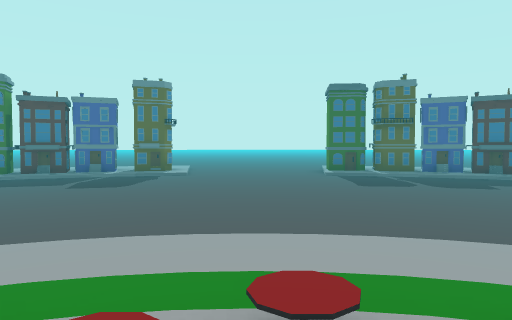
[1] (above)

24 first-person views from a walk through a Unity game level. The camera is 1.3 m above the floor, tilts 2° down and sees 70° across. The floor is counted in squares, 2 m on a side. Each view is taken from the middle of a square. On the plan, view 1 faces up. The plan holds only what a view shows up to about 11 squares ahead; the rest is blank. The place goes on beyond the plan.

[2]
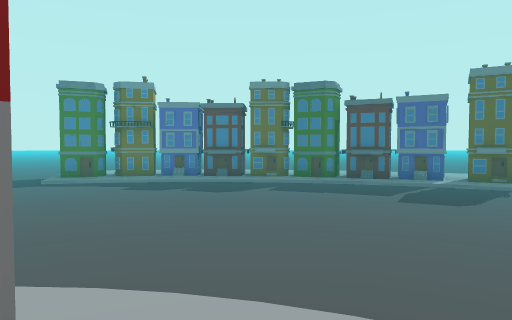

[3]
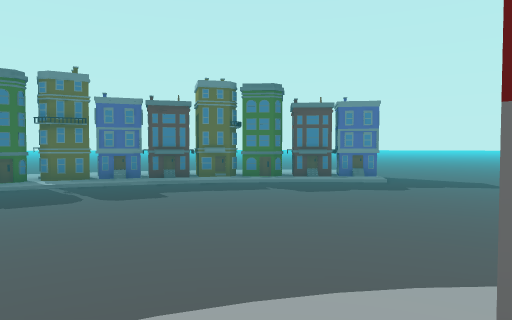

[4]
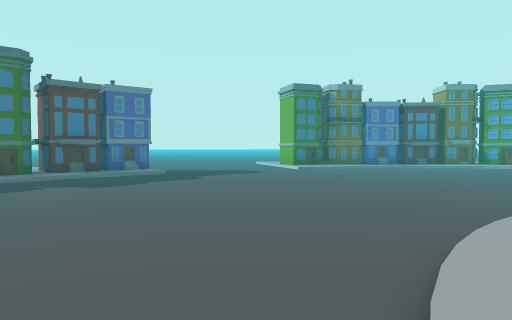

[5]
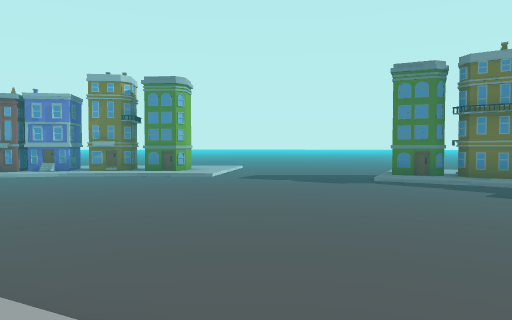

[6]
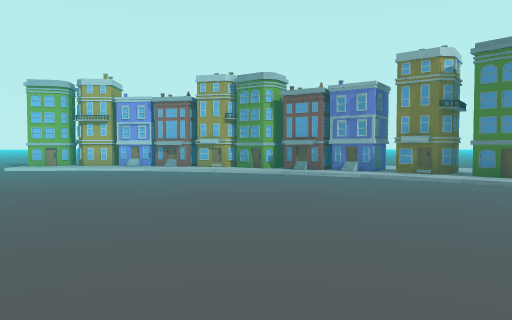

[7]
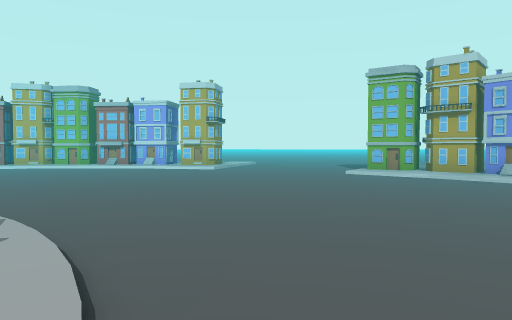

[8]
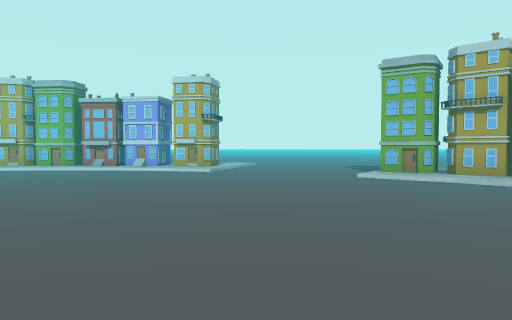

[9]
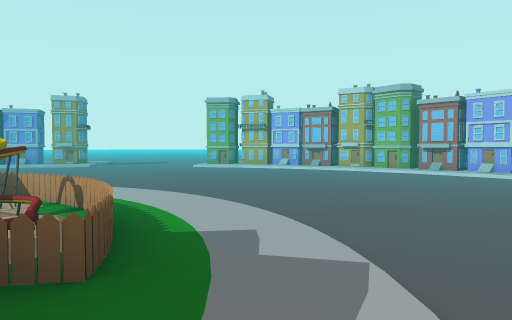

[10]
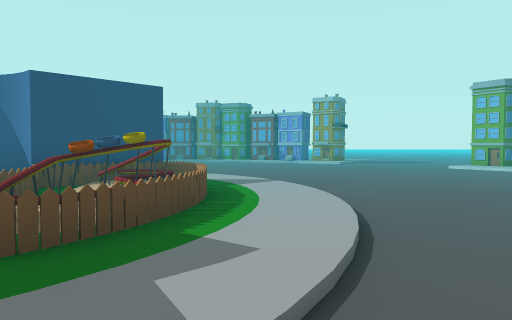

[11]
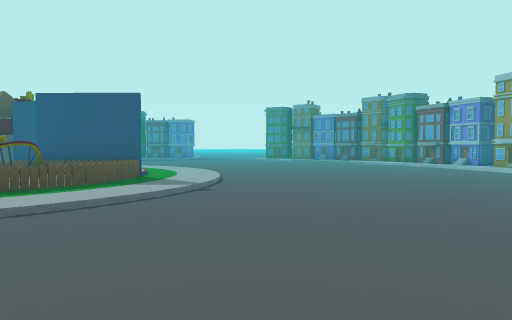

[12]
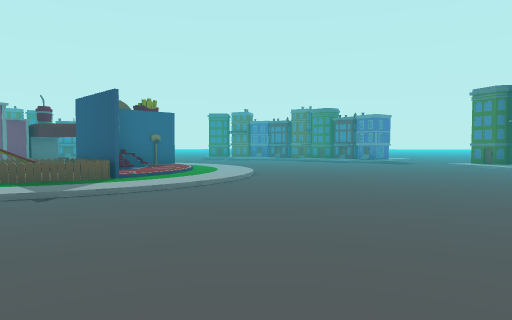

[13]
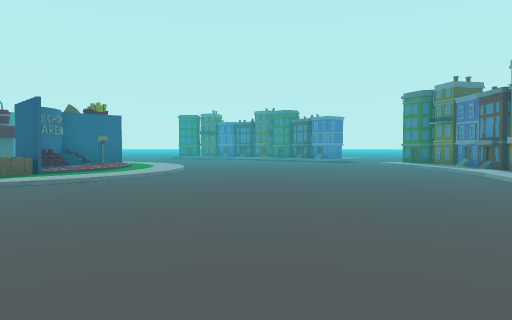

[14]
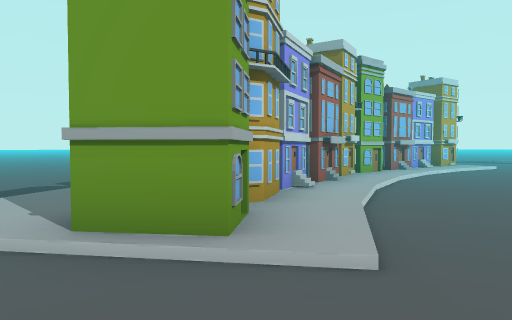

[15]
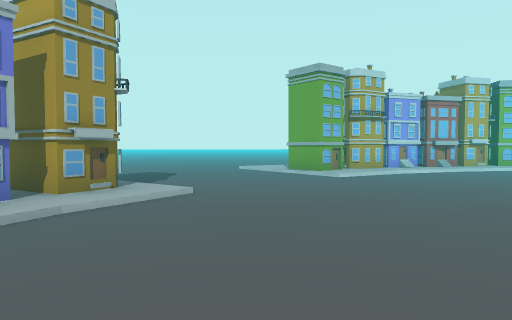

[16]
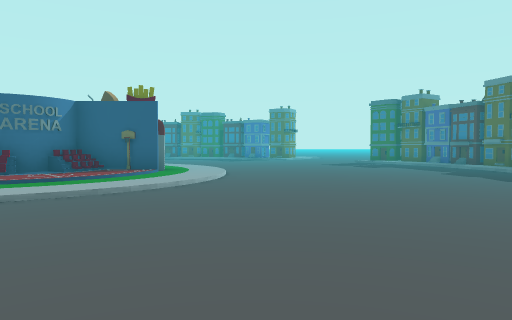

[17]
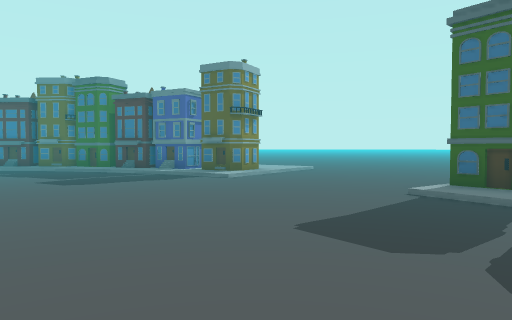

[18]
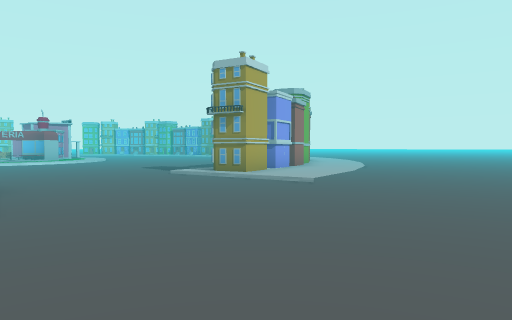

[19]
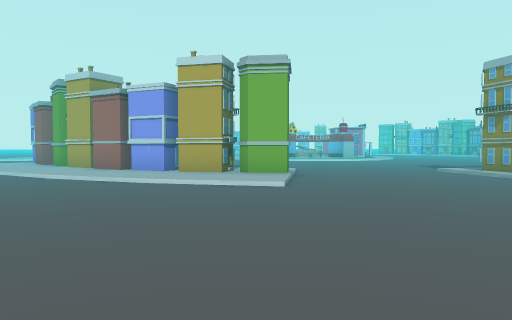

[20]
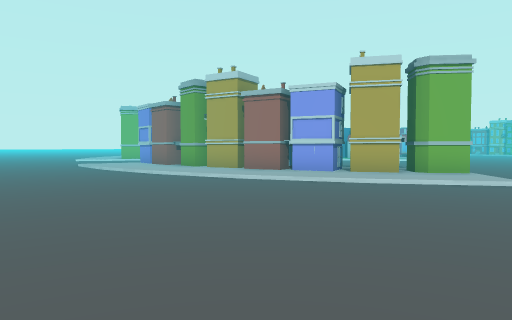

[21]
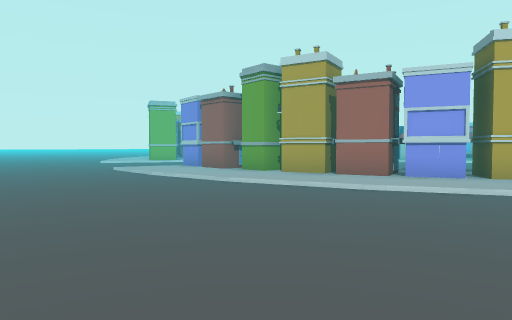

[22]
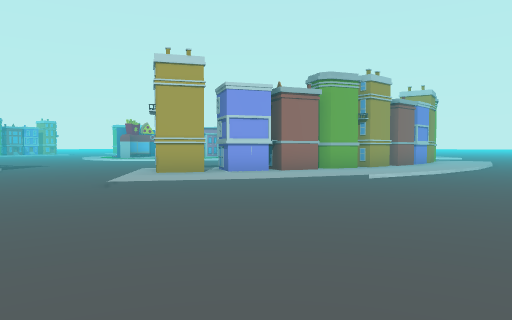

[23]
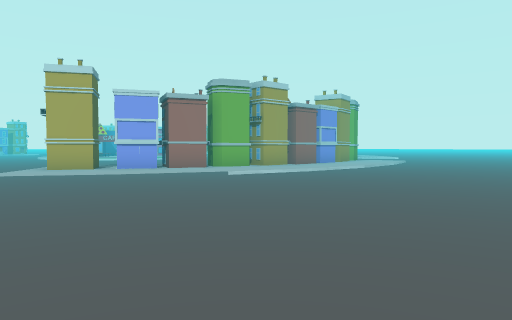

[24]
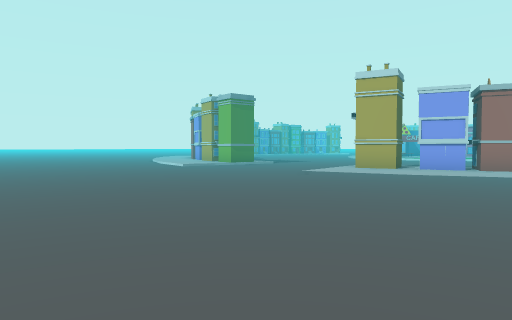

### Floor plan
Key: @ floor where view 1 was taken; # wall or solid block; . main floor; : floor 0.25 m higher than the main floor; / step, stairs or slope; = window, fence, low wall or low ledge; v drop or lower ground; B building.
Columns run from 13 left of view 1 to 12 right of it. Each row starts with its distance up from view 1.
 21      ....
 20     ..........  .   .
 19    ...................
 18    ....................
 17   ......................
 16  ........................
 15  ........................
 14 ........../...../.........
 13 ......./:::.....:::/......
 12 ...../:::://.../#::::/....
 11 ...//::####/.../####:://..
 10 ../:::###://...////###::/.
  9  /::###//.........//###::/
  8    B#:/............./:##::
  7   ##:/.............../BB#/
  6  B#:/.................//#.
  5  #:/.................../..
  4 .//.......................
  3 ............///...........
  2 ........../:///:/......../
  1 ......... :#///#//......./
  0 //.......  ##@##/:......./
 -1 #/....../  ## #////....../
 -2 #/....../     #:://....../
 -3 #/....../    v#////....../
 -4 #/.......::#=#:#/:......./
 -5 B/......./:==##=//......./
 -6 #:......../:::::/........
 -7 ##/.........///........./B
 -8 B#/...................../#
 -9  ##/.................../##
-10   #//.................../
-11   ##:/.................../
-12    ##:/............./.....
-13    :##............//#/....
-14      ....//////////###/...
-15      ..../######B### ::...
-16             #       :/
-17                     ..
-18                     ..
-19                    ...
-20                    ..
-21                    ..
-22                    ..
-23                    ..

Positions as (right, up) in squares from view 1, and headings:
1: (0, 0), facing up
2: (-1, 1), facing up-left
3: (1, 1), facing up-right
4: (1, 3), facing right
5: (-3, 1), facing left
6: (-5, 0), facing down-left
7: (-5, -3), facing down
8: (-5, -4), facing down
9: (-4, -4), facing down-right
10: (-4, -6), facing right
11: (-1, -11), facing up-right
12: (5, -11), facing up
13: (7, -12), facing up
14: (9, -11), facing down-left
15: (9, -4), facing down
16: (10, -4), facing up-left
17: (4, 5), facing up-left
18: (3, 18), facing down-left
19: (3, 20), facing down
20: (7, 20), facing down
21: (9, 18), facing down
22: (-5, 20), facing down
23: (-8, 21), facing down
24: (-8, 21), facing down-right
